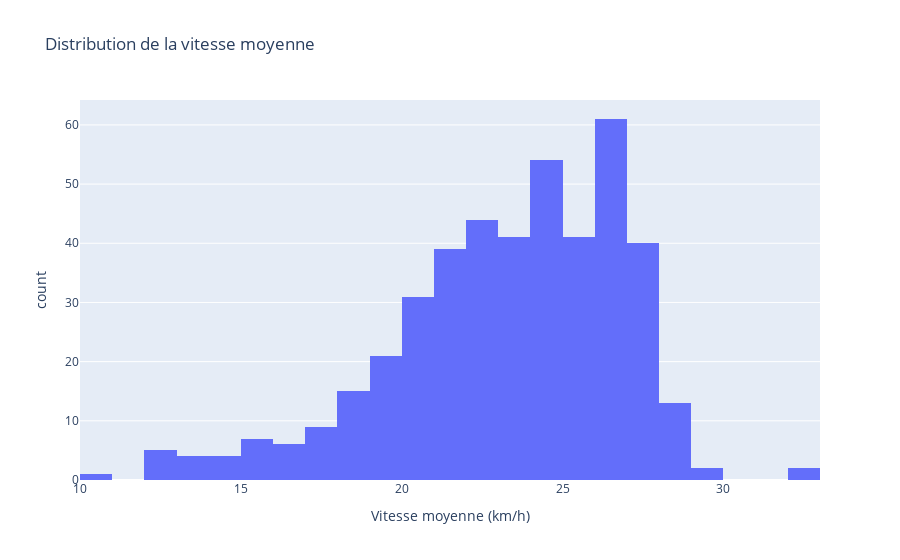

This figure's notebook cell:
### Markdown cell above
4. Analyse exploratoire des données

### Code cell
histo_vitesse = px.histogram(Strava, x = 'Vitesse_moyenne',title="Distribution de la vitesse moyenne",
                            labels={
                                "Vitesse_moyenne" : "Vitesse moyenne (km/h)"
                                })
histo_vitesse

### Figure 1 — Plotly figure (JSON) as saved in the notebook; plotly's stock layout.template omitted (floating-point values rounded to 4 significant figures; data arrays with more than 128 entries replaced by an {"elided": "..."} marker saying what was removed)
{"data": [{"alignmentgroup": "True", "bingroup": "x", "hovertemplate": "Vitesse moyenne (km/h)=%{x}<br>count=%{y}<extra></extra>", "legendgroup": "", "marker": {"color": "#636efa", "pattern": {"shape": ""}}, "name": "", "offsetgroup": "", "orientation": "v", "showlegend": false, "type": "histogram", "x": {"elided": "440 float values"}, "xaxis": "x", "yaxis": "y"}], "layout": {"barmode": "relative", "legend": {"tracegroupgap": 0}, "title": {"text": "Distribution de la vitesse moyenne"}, "xaxis": {"anchor": "y", "domain": [0, 1], "title": {"text": "Vitesse moyenne (km/h)"}}, "yaxis": {"anchor": "x", "domain": [0, 1], "title": {"text": "count"}}}}
